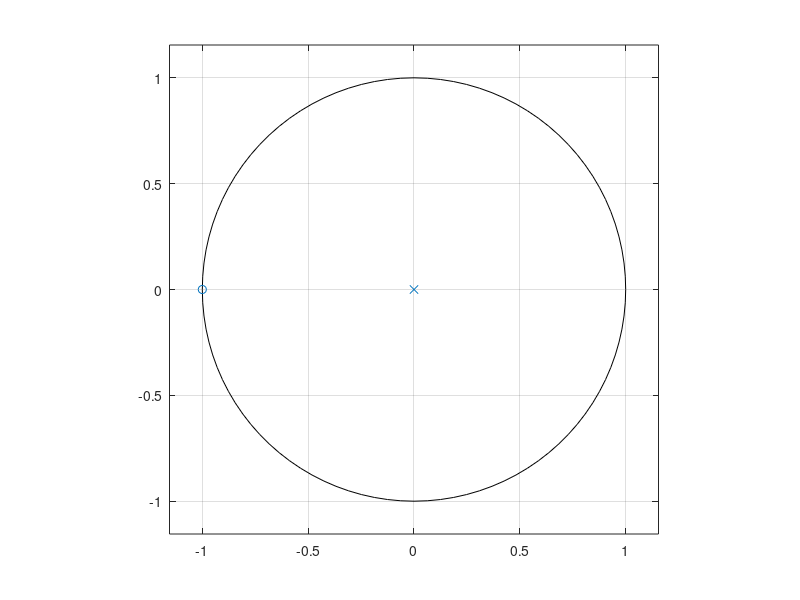
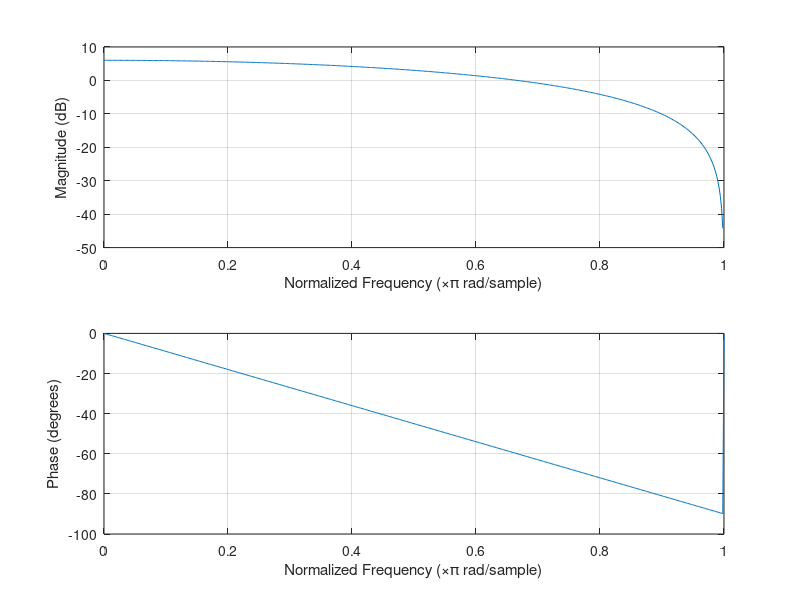
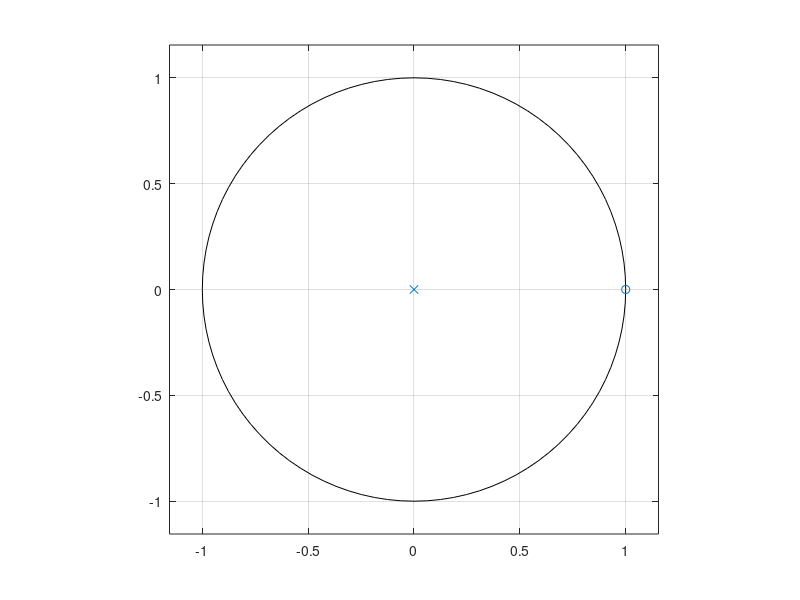
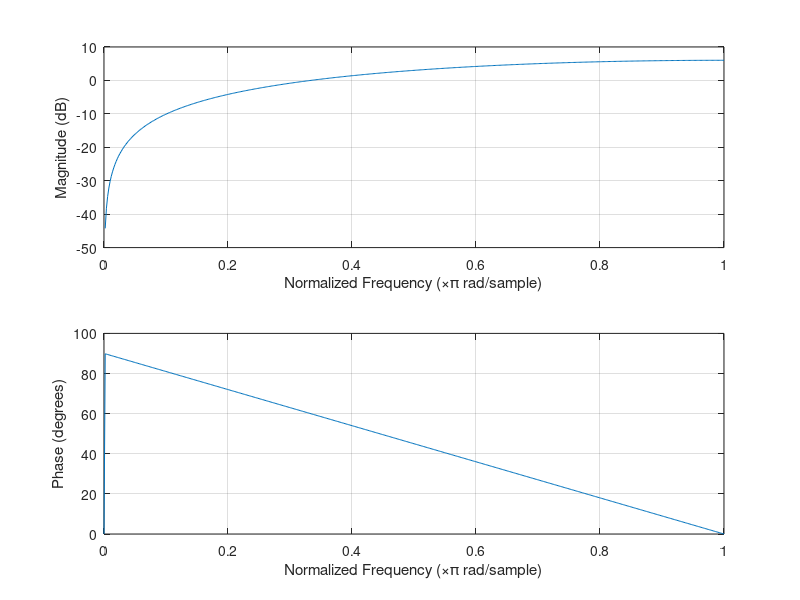

Recreate these plots in MATLAB, in order. (Note: this script raises an error after producing the figures.)
%% Exercise 1.2
% Clear variables and command window
clear all;
clc;
close all;

%% Sampling frequency used for filtering of sinusoid
fs = 1000;

%% Define filters
% For lowpass set zero = -1 and pole = 0;
zero = -1;
pole = 0;
A_low = poly(pole);
B_low = poly(zero);
% Plot the zplane and frequency
figure(1);
zplane(zero,pole);
figure(2);
freqz(B_low, A_low);
% For highpass set zero = 1 and pole = 0;
zero = 1;
pole = 0;
A_high = poly(pole);
B_high = poly(zero);
% Plot the zplane and frequency
figure(3);
zplane(zero,pole);
figure(4);
freqz(B_high, A_high);
% Choose to put poles and zeros on top of each other or same distance from
% the unit circle
r = 1.1;
q = 1/r;
order=5;
phi=(0:1/order:1-1/order)*2*pi;
zero5=r*exp(1i*phi);
pole5=q*exp(1i*phi);
A_allpass = poly(pole5);
B_allpass = poly(zero5);
% Plot the zplane and frequency
figure(5);
zplane(zero5',pole5');
figure(6);
freqz(B_allpass, A_allpass);
ylim([-20 5]);

%% Create sinusoid:
close all;
f = 20;
% Create a sinusoid with frequency of 20 Hz
[t, sinusoid] = generate_sinusoid(1,f,0,fs,1);

% Lowpass filter sinusoid
sinusoid_low = real(filter(B_low,A_low,sinusoid));
% Plot the low pass filtered sinusoid
figure(1);
plot(t,sinusoid,'r');
hold on;
plot(t,sinusoid_low,'b');
legend('Signal','Filtered signal');
hold off;
xlim([0 1/f*4]);
grid on;
%hgexport(gcf,'sin_low');

% Highpass filter sinusoid
sinusoid_high = real(filter(B_high,A_high,sinusoid));
% Plot the high pass filtered sinusoid
figure(2);
plot(t,sinusoid,'r');
hold on;
plot(t,sinusoid_high,'b');
legend('Signal','Filtered signal');
hold off;
xlim([0 1/f*4]);
grid on;
%hgexport(gcf,'sin_high');

% Allpass filter sinusoid
sinusoid_allpass = real(filter(B_allpass,A_allpass,sinusoid));
% Plot the all pass filtered sinusoid
figure(3);
plot(t,sinusoid,'r');
hold on;
plot(t,sinusoid_allpass,'b');
legend('Signal','Filtered signal');
hold off;
xlim([0 1/f*4]);
grid on;
%hgexport(gcf,'sin_all');

%% Read sound file
close all;
filename = 'x.wav';
[soundsignal, fs] = audioread(filename);
dur = length(soundsignal)/fs;
t = 0:1/fs:dur-1/fs;
% Play the sound file
sound(soundsignal,fs);
pause(dur);

%% Filter soundsignal
% NOTE: the filter are the same, since they scale with the sampling
% frequency!
% Lowpass filter soundsignal
soundsignal_low = real(filter(B_low,A_low,soundsignal));
% Plot the alpass filtered soundsignal
figure(1);
plot(t,soundsignal_low,'b');
hold on;
plot(t,soundsignal,'r');
legend('Filtered signal','Signal');
hold off;
xlim([0 dur]);
grid on;
%hgexport(gcf,'sound_low');

% Highpass filter soundsignal
soundsignal_high = real(filter(B_high,A_high,soundsignal));
% Plot the alpass filtered soundsignal
figure(2);
plot(t,soundsignal,'r');
hold on;
plot(t,soundsignal_high,'b');
legend('Signal','Filtered signal');
hold off;
xlim([0 dur]);
grid on;
%hgexport(gcf,'sound_high');

% Allpass filter soundsignal
soundsignal_allpass = real(filter(B_allpass,A_allpass,soundsignal));
% Plot the alpass filtered soundsignal
figure(3);
plot(t,soundsignal_allpass,'b');
hold on;
plot(t,soundsignal,'r');
legend('Filtered signal','Signal');
hold off;
xlim([0 dur]);
grid on;
%hgexport(gcf,'sound_all');

%% Play the lowpass filtered soundsignal
sound(soundsignal_low,fs);
pause(dur);

%% Play the highpass filtered soundsignal
sound(soundsignal_high,fs);
pause(dur);

%% Play the allpass filtered soundsignal
sound(soundsignal_allpass,fs);
pause(dur);
